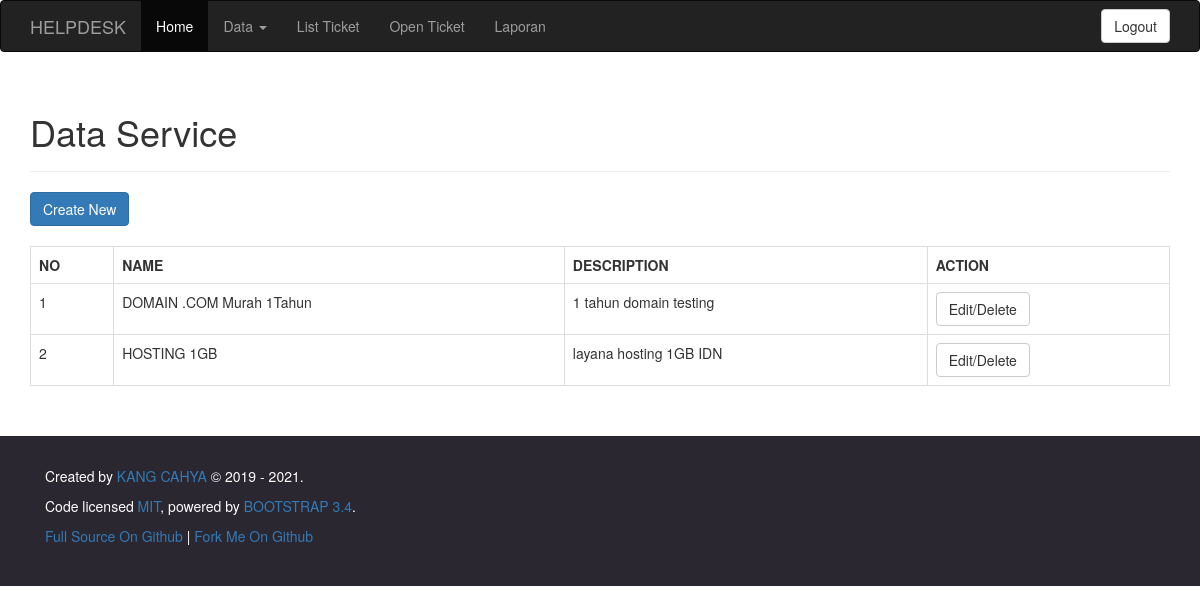
Page /service.php (signed in) on the committed database.
### tables this page shows
CREATE TABLE `tbl_service` (
  `ts_id` int(11) NOT NULL,
  `ts_name` varchar(225) NOT NULL,
  `ts_description` text NOT NULL
);

### func.php (called while the page is built, shortened)
<?php include 'config.php';
    function db($params = array())
    {
        if (isset($params['hostname'])) {
            $hostname = $params['hostname'];
        } else {
            $hostname = CONF_HOSTNAME;
        }
        if (isset($params['username'])) {
            $username = $params['username'];
        } else {
            $username = CONF_USERNAME;
        }
        if (isset($params['password'])) {
            $password = $params['password'];
        } else {
            $password = CONF_PASSWORD;
        }
        if (isset($params['database'])) {
            $database = $params['database'];
        } else {
            $database = CONF_DATABASE;
        }
        $conn = new mysqli($hostname, $username, $password, $database);
        return $conn;
    }
    function Q_array($sql = null)
    {
        $db = db();
        if ($sql === null) {
            return null;
        } else {
            if ($result = $db->query($sql))
            {
                return $result->fetch_all(MYSQLI_ASSOC);
            }
        }
    }

### service.php (the view, shortened to what this page needs)
<?php include('header.php');?>
<div class="container">
    <div class="page-header"><h1>Data Service</h1></div>
    <button type="button" class="btn btn-primary" data-toggle="modal" data-target="#create">Create New</button>
    <br><br>
    <div class="row">
        <div class="col-md-12">
            <table class="table table-bordered">
                <tr style="font-weight:bold;">
                    <td>NO</td>
                    <td>NAME</td>
                    <td>DESCRIPTION</td>
                    <td>ACTION</td>
                </tr>
                <?php
                    $data = Q_array("SELECT * FROM tbl_service ORDER BY ts_id DESC");
                    foreach ($data as $key => $val) {
                        echo "
                            <tr>
                                <td>".($key+1)."</td>
                                <td>".$val['ts_name']."</td>
                                <td>".$val['ts_description']."</td>
                                <td>
                                    <a class='btn btn-default' data-toggle='modal' data-target='#ed-".$key."'>Edit/Delete</a>
                                </td>
                            </tr>
                        ";
                ?>
                <?php } ?>
            </table>
        </div>
    </div>
</div>
<?php include('footer.php');?>

### rows in the picture
tbl_service: ts_name "DOMAIN .COM Murah 1Tahun", ts_description "1 tahun domain testing"
tbl_service: ts_name "HOSTING 1GB", ts_description "layana hosting 1GB IDN"

### other values in the picture
CONF_AUTHOR "KANG CAHYA"
CONF_LICENSE "MIT"
CONF_POWERED "BOOTSTRAP 3.4"
CONF_GITHUB "Full Source On Github"
CONF_GITHUB_FORK "Fork Me On Github"
